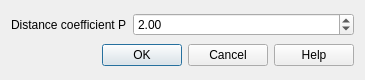
<?xml version="1.0" encoding="UTF-8"?>
<ui version="4.0">
 <class>QgsIDWInterpolatorDialogBase</class>
 <widget class="QDialog" name="QgsIDWInterpolatorDialogBase">
  <property name="geometry">
   <rect>
    <x>0</x>
    <y>0</y>
    <width>365</width>
    <height>80</height>
   </rect>
  </property>
  <property name="windowTitle">
   <string>Dialog</string>
  </property>
  <layout class="QGridLayout">
   <item row="0" column="0">
    <layout class="QHBoxLayout">
     <item>
      <widget class="QLabel" name="mPLabel">
       <property name="sizePolicy">
        <sizepolicy hsizetype="Maximum" vsizetype="Preferred">
         <horstretch>0</horstretch>
         <verstretch>0</verstretch>
        </sizepolicy>
       </property>
       <property name="text">
        <string>Distance coefficient P</string>
       </property>
      </widget>
     </item>
     <item>
      <widget class="QDoubleSpinBox" name="mPSpinBox">
       <property name="sizePolicy">
        <sizepolicy hsizetype="Preferred" vsizetype="Fixed">
         <horstretch>0</horstretch>
         <verstretch>0</verstretch>
        </sizepolicy>
       </property>
       <property name="value">
        <double>2.000000000000000</double>
       </property>
      </widget>
     </item>
    </layout>
   </item>
   <item row="1" column="0">
    <widget class="QDialogButtonBox" name="buttonBox">
     <property name="orientation">
      <enum>Qt::Horizontal</enum>
     </property>
     <property name="standardButtons">
      <set>QDialogButtonBox::Cancel|QDialogButtonBox::Help|QDialogButtonBox::Ok</set>
     </property>
    </widget>
   </item>
  </layout>
 </widget>
 <resources/>
 <connections>
  <connection>
   <sender>buttonBox</sender>
   <signal>accepted()</signal>
   <receiver>QgsIDWInterpolatorDialogBase</receiver>
   <slot>accept()</slot>
   <hints>
    <hint type="sourcelabel">
     <x>248</x>
     <y>254</y>
    </hint>
    <hint type="destinationlabel">
     <x>157</x>
     <y>274</y>
    </hint>
   </hints>
  </connection>
  <connection>
   <sender>buttonBox</sender>
   <signal>rejected()</signal>
   <receiver>QgsIDWInterpolatorDialogBase</receiver>
   <slot>reject()</slot>
   <hints>
    <hint type="sourcelabel">
     <x>316</x>
     <y>260</y>
    </hint>
    <hint type="destinationlabel">
     <x>286</x>
     <y>274</y>
    </hint>
   </hints>
  </connection>
 </connections>
</ui>
